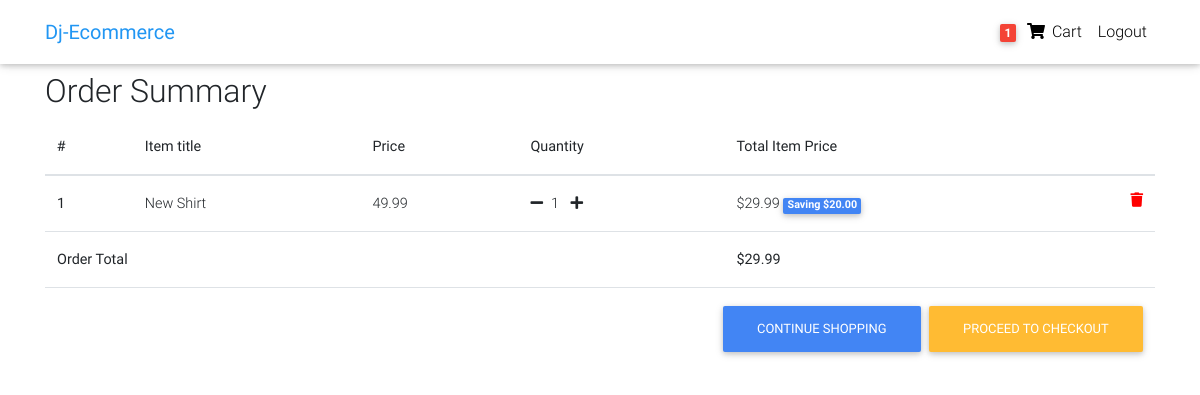
Page /order-summary/ (signed in) on the committed database.
### core/models.py (models this page shows, shortened)
class Order(models.Model):
    user = models.ForeignKey(settings.AUTH_USER_MODEL, on_delete = models.CASCADE)
    ordered= models.BooleanField(default = False)
    items = models.ManyToManyField(OrderItem)
    start_date = models.DateTimeField(auto_now_add = True)
    ordered_date = models.DateTimeField()
    billing_address = models.ForeignKey('BillingAddress', on_delete=models.SET_NULL, blank= True, null = True)
    Payment = models.ForeignKey('Payment', on_delete=models.SET_NULL, blank= True, null = True)
    def get_total(self):
        total = 0
        for order_item in self.items.all():
            total += order_item.get_final_price()
        return total

class OrderItem(models.Model):
    user = models.ForeignKey(settings.AUTH_USER_MODEL, on_delete = models.CASCADE)
    ordered= models.BooleanField(default = False)
    item = models.ForeignKey(Item, on_delete = models.CASCADE)
    quantity = models.IntegerField(default = 1)
    def get_total_item_price(self):
        return self.quantity * self.item.price
    def get_total_discount_item_price(self):
        return self.quantity * self.item.discount_price
    def get_amount_saved(self):
        return self.get_total_item_price() - self.get_total_discount_item_price()
    def get_final_price(self):
        if self.item.discount_price:
            return self.get_total_discount_item_price()
        return self.get_total_item_price()

class Item(models.Model):
    title = models.CharField(max_length= 200)
    price = models.FloatField()
    discount_price = models.FloatField(blank = True, null = True)
    category = models.CharField(choices = CATEGORY_CHOICES, max_length = 2)
    label = models.CharField(choices = LABEL_CHOICES, max_length = 1)
    slug = models.SlugField()
    description = models.TextField()

### core/views.py (the view)
# urls.py: path('order-summary/', OrderSummaryView.as_view(), name = 'order-summary'),
class OrderSummaryView(LoginRequiredMixin, generic.View):
    def get(self, *args, **kwargs):
        try:
            order = Order.objects.get(user = self.request.user, ordered = False)
            context = {
                'object' : order
            }
            return render(self.request, 'core/order_summary.html', context)
        except ObjectDoesNotExist:
            messages.error(self.request, 'you do not have any active order.')
            return redirect('/')

### core/templatetags/cart_template_tags.py (called while the page is built)
@register.filter
def cart_item_count(user):
    if user.is_authenticated:
        qs = Order.objects.filter(user=user, ordered=False)
        if qs.exists():
            return qs[0].items.count()
    return 0

### core/templates/core/order_summary.html (shortened to what this page needs)
{% extends "account/base.html" %}
{% block content %}
  <main>
    <div class="container">
        <div class="table-responsive text-nowrap">
            <h2>Order Summary</h2>
            <table class="table">
                <thead>
                <tr>
                    <th scope="col">#</th>
                    <th scope="col">Item title</th>
                    <th scope="col">Price</th>
                    <th scope="col">Quantity</th>
                    <th scope="col">Total Item Price</th>
                </tr>
                </thead>
                <tbody>
                {% for order_item in object.items.all %}
                <tr>
                    <th scope="row">{{ forloop.counter }}</th>
                    <td>{{ order_item.item.title }}</td>
                    <td>{{ order_item.item.price }}</td>
                    <td><a href = "{% url 'core:remove-single-item-from-cart' order_item.item.slug %}"><i class = 'fas fa-minus mr-2'></i></a>{{ order_item.quantity }}
                        <a href = "{% url 'core:add-to-cart' order_item.item.slug %}"><i class = 'fas fa-plus ml-2'></i></a></td>
                    <td>
                    {% if order_item.item.discount_price %}
                        ${{ order_item.get_total_discount_item_price }}
                        <span class="badge badge-primary">Saving ${{ order_item.get_amount_saved | floatformat:2 }}</span>
                    {% else %}
                        ${{ order_item.get_total_item_price }}
                    {% endif %}
                    <a style='color: red;' href="{% url 'core:remove-from-cart' order_item.item.slug %}">
                        <i class="fas fa-trash float-right"></i>
                    </a>
                    </td>
                </tr>
                {% endfor %}
                {% if object.get_total %}
                <tr>
                    <td colspan="4"><b>Order Total</b></td>
                    <td><b>${{ object.get_total }}</b></td>
                </tr>
                <tr>
                    <td colspan="5">
                    <a class='btn btn-warning float-right ml-2' href='/checkout/'>Proceed to checkout</a>
                    <a class='btn btn-primary float-right' href='/'>Continue shopping</a>
                    </td>
                </tr>
                {% endif %}
                </tbody>
            </table>
            </div>
    </div>
  </main>
{% endblock content %}

### core/templates/navbar.html (shortened to what this page needs)
{% load cart_template_tags %}
<nav class="navbar fixed-top navbar-expand-lg navbar-light white scrolling-navbar">
  <div class="container">
    <a class="navbar-brand waves-effect" href = "{% url 'core:item-list' %}" target="_blank">
      <strong class="blue-text">Dj-Ecommerce</strong>
    </a>
    <div class="collapse navbar-collapse" id="navbarSupportedContent">
   <ul class="navbar-nav nav-flex-icons">
    {% if request.user.is_authenticated %}
    <li class="nav-item">
      <a href = "{% url 'core:order-summary' %}" class="nav-link waves-effect">
        <span class="badge red z-depth-1 mr-1"> {{ request.user|cart_item_count }} </span>
        <i class="fas fa-shopping-cart"></i>
        <span class="clearfix d-none d-sm-inline-block"> Cart </span>
      </a>
    </li>
    <li class="nav-item">
      <a class="nav-link waves-effect" href="{% url 'account_logout' %}">
        <span class="clearfix d-none d-sm-inline-block"> Logout </span>
      </a>
    </li>
    {% endif %}
  </ul>
    </div>
  </div>
</nav>

### core/templates/base_template.html (style rules this page uses)
html, body, header, .carousel { height: 60vh; }

### rows in the picture
OrderItem: item "New Shirt", item.price "49.99", quantity "1", get_total_discount_item_price "29.99", get_amount_saved "20.00"
Order: get_total "29.99"

### other values in the picture
{{ request.user|cart_item_count }} "1"
